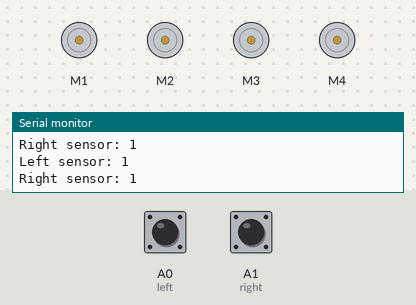
The sketch below on a simulated Arduino Uno, built with avr-gcc and run on an emulated ATmega328P. Shown: 4 × DC motor (green arrow = forward, orange = backward, longer = faster), the last lines printed to the serial monitor. Inputs (shaded band) come from the test bench; at power-on: A0 (left) HIGH, A1 (right) HIGH.

Above: at 1.2 s.
1.3 s: A0 (left) pulled LOW for 0.15 s
At 1.39 s:
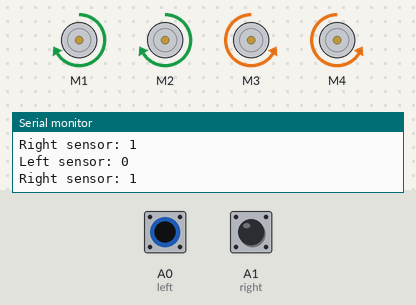
2.9 s: A1 (right) pulled LOW for 0.15 s
At 2.98 s:
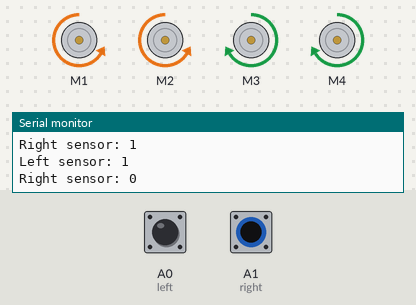
4.5 s: A1 (right) pulled LOW for 3.2 s
At 9.1 s:
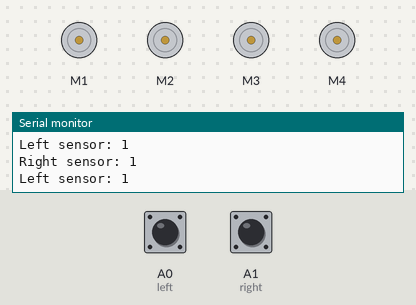
10.7 s: A0 (left) pulled LOW for 3.2 s
At 12.1 s:
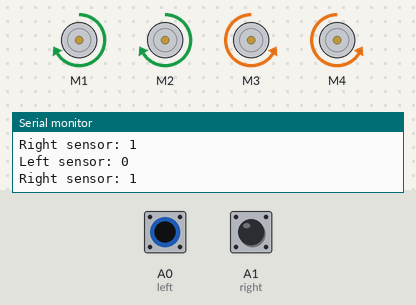
15.4 s: A0 (left) driven LOW and A1 (right) driven LOW
At 15.8 s:
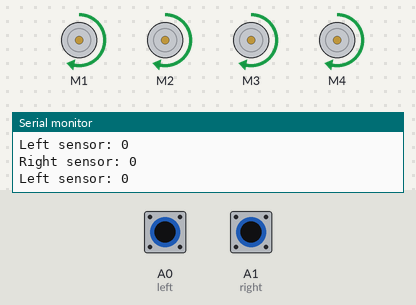
Timing chart, 0 to 17.9 s (numbered marks = the images above; inputs shaded):
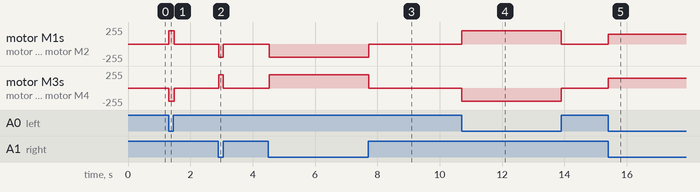

The sketch:

LineFollowingCar.ino
```cpp
/*
ARDUINO LINE FOLLOWING CAR

This code controls a line-following car built using an Uno Arduino, a motor driver, and an infrared sensor.
The car is programmed to follow a black line on a white surface using the sensor input.
The code uses the AFMotor library, which must be installed prior to uploading the code.
Pins and variables are defined at the beginning of the code, followed by motor and sensor declarations.

Created by Smriti Shukla, Samyak Jain, Vishal Sharma, and Sudhansu Khuntia.
*/

//including the libraries
// including the libraries
#include <AFMotor.h>

// defining pins and variables
#define left A0
#define right A1

// defining motors
AF_DCMotor motor1(1, MOTOR12_1KHZ);
AF_DCMotor motor2(2, MOTOR12_1KHZ);
AF_DCMotor motor3(3, MOTOR34_1KHZ);
AF_DCMotor motor4(4, MOTOR34_1KHZ);

void setup() {
  // declaring pin types
  pinMode(left, INPUT);
  pinMode(right, INPUT);

  // begin serial communication
  Serial.begin(9600);
}

void loop() {
  // printing values of the sensors to the serial monitor
  Serial.print("Left sensor: ");
  Serial.println(digitalRead(left));
  Serial.print("Right sensor: ");
  Serial.println(digitalRead(right));

  // line detected by both sensors
  if (digitalRead(left) == 0 && digitalRead(right) == 0) {
    // move forward
    motor1.run(FORWARD);
    motor1.setSpeed(150);
    motor2.run(FORWARD);
    motor2.setSpeed(150);
    motor3.run(FORWARD);
    motor3.setSpeed(150);
    motor4.run(FORWARD);
    motor4.setSpeed(150);
  }
  // line detected by left sensor
  else if (digitalRead(left) == 0 && digitalRead(right) == 1) {
    // turn left
    motor1.run(FORWARD);
    motor1.setSpeed(200);
    motor2.run(FORWARD);
    motor2.setSpeed(200);
    motor3.run(BACKWARD);
    motor3.setSpeed(200);
    motor4.run(BACKWARD);
    motor4.setSpeed(200);
  }
  // line detected by right sensor
  else if (digitalRead(left) == 1 && digitalRead(right) == 0) {
    // turn right
    motor1.run(BACKWARD);
    motor1.setSpeed(200);
    motor2.run(BACKWARD);
    motor2.setSpeed(200);
    motor3.run(FORWARD);
    motor3.setSpeed(200);
    motor4.run(FORWARD);
    motor4.setSpeed(200);
  }
  // line not detected by either sensor
  else if (digitalRead(left) == 1 && digitalRead(right) == 1) {
    // stop
    motor1.run(RELEASE);
    motor1.setSpeed(0);
    motor2.run(RELEASE);
    motor2.setSpeed(0);
    motor3.run(RELEASE);
    motor3.setSpeed(0);
    motor4.run(RELEASE);
    motor4.setSpeed(0);
  }
}
```

Measured:
- after the input at 1.3 s, motor M1, motor M2: stopped → forward 200/255 at once, → stopped 0.17 s later; motor M3, motor M4: stopped → backward 200/255 at once, → stopped 0.17 s later
- after the input at 2.9 s, motor M1, motor M2: stopped → backward 200/255 at once, → stopped 0.14 s later; motor M3, motor M4: stopped → forward 200/255 at once, → stopped 0.14 s later
- after the input at 4.5 s, motor M1, motor M2: stopped → backward 200/255 at once, → stopped 3.2 s later; motor M3, motor M4: stopped → forward 200/255 at once, → stopped 3.2 s later
- after the input at 10.7 s, motor M1, motor M2: stopped → forward 200/255 at once, → stopped 3.2 s later; motor M3, motor M4: stopped → backward 200/255 at once, → stopped 3.2 s later
- after the input at 15.4 s, motor M1–4: stopped → forward 150/255 at once
